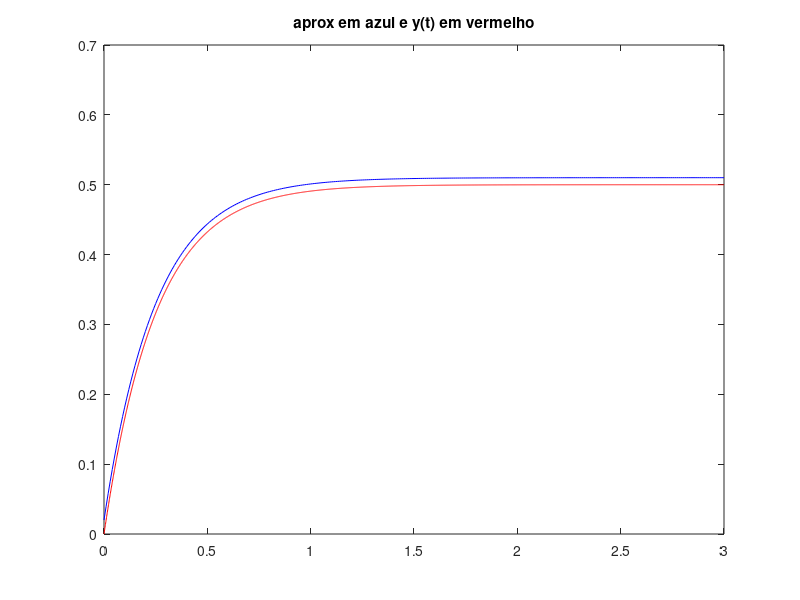

MATLAB code for this plot:
clc;
clear;
close all;

t1 = [0:0.01:3]; %0 a 3 sec amsotrando em 0.1

u = ones(size(t1)); %u(t)
h = 2*exp(-4*t1);
aprox= zeros(size(t1)); %vetor resultado

for j = 1:length(t1) %pra cada tempo tal
  for k = 1:j %ate o tempo tal
    aprox(j) += h(k)*0.01; %area abaixo da curva
  endfor
endfor

t2 = [0:0.001:3];
y = (-exp(-4*t2)+1)/2;

figure(1)
#subplot(2,1,1)
plot(t1,aprox,'b')
title('aprox em azul e y(t) em vermelho')
hold
plot(t2,y,'r')
